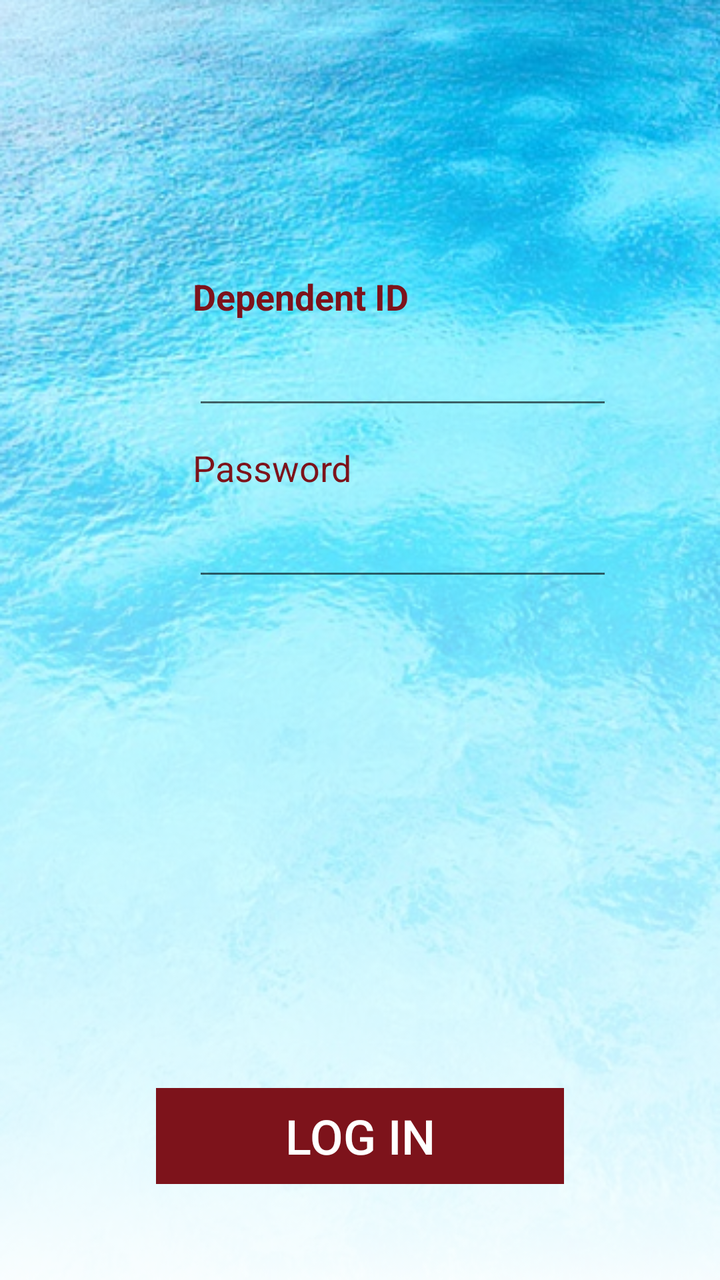
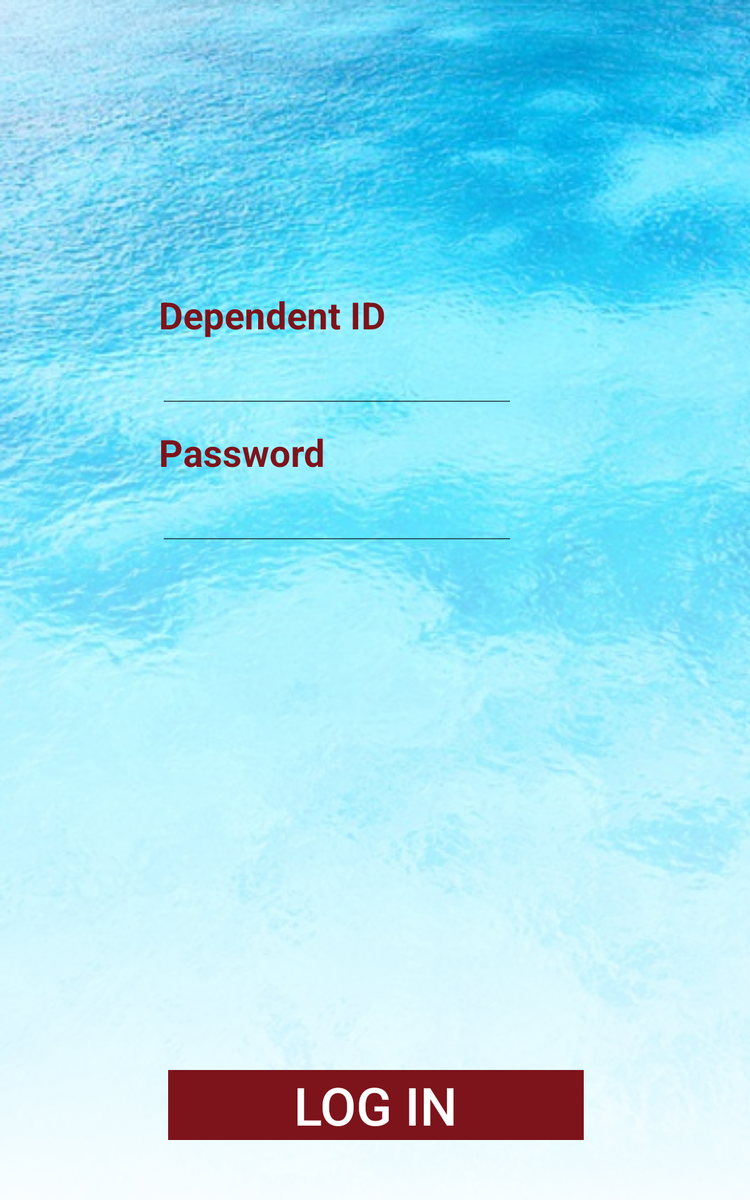

One screen, two layout resources from the same app: the default and the repository's alternative for another configuration. Each is rendered where Android would select it; the XML of both is given below.
<!-- AndroidManifest.xml: application theme AppTheme -->
<!-- res/layout/activity_login.xml -->
<?xml version="1.0" encoding="utf-8"?>
<android.support.constraint.ConstraintLayout xmlns:android="http://schemas.android.com/apk/res/android"
    xmlns:app="http://schemas.android.com/apk/res-auto"
    xmlns:tools="http://schemas.android.com/tools"
    android:layout_width="match_parent"
    android:layout_height="match_parent"
    android:background="@drawable/waterbgwhite"
    tools:context=".Activities.LoginActivity">

    <TextView
        android:id="@+id/tvEmail"
        android:layout_width="wrap_content"
        android:layout_height="wrap_content"
        android:layout_marginTop="12dp"
        android:text="@string/tv_passwd"
        android:textColor="@color/colorRedDark"
        android:textSize="18sp"
        app:layout_constraintStart_toStartOf="@+id/et_DependentDNI"
        app:layout_constraintTop_toBottomOf="@+id/et_DependentDNI" />

    <TextView
        android:id="@+id/tvDependentName"
        android:layout_width="wrap_content"
        android:layout_height="wrap_content"
        android:layout_marginStart="8dp"
        android:layout_marginTop="136dp"
        android:layout_marginEnd="8dp"
        android:layout_marginBottom="8dp"
        android:text="@string/tv_DNI"
        android:textColor="@color/colorRedDark"
        android:textSize="18sp"
        android:textStyle="bold"
        app:layout_constraintBottom_toTopOf="@+id/bt_register"
        app:layout_constraintEnd_toEndOf="parent"
        app:layout_constraintHorizontal_bias="0.374"
        app:layout_constraintStart_toStartOf="parent"
        app:layout_constraintTop_toTopOf="parent"
        app:layout_constraintVertical_bias="0.0" />

    <EditText
        android:id="@+id/et_DependentDNI"
        android:layout_width="wrap_content"
        android:layout_height="wrap_content"
        android:layout_marginTop="8dp"
        android:ems="10"
        android:inputType="textPersonName"
        app:layout_constraintStart_toStartOf="@+id/tvDependentName"
        app:layout_constraintTop_toBottomOf="@+id/tvDependentName" />

    <EditText
        android:id="@+id/et_password"
        android:layout_width="wrap_content"
        android:layout_height="wrap_content"
        android:layout_marginTop="8dp"
        android:ems="10"
        android:inputType="textPersonName|textPassword"
        app:layout_constraintStart_toStartOf="@+id/tvEmail"
        app:layout_constraintTop_toBottomOf="@+id/tvEmail" />

    <Button
        android:id="@+id/bt_register"
        style="@style/Widget.AppCompat.Button.Borderless"
        android:layout_width="204dp"
        android:layout_height="wrap_content"
        android:layout_marginStart="8dp"
        android:layout_marginEnd="8dp"
        android:layout_marginBottom="48dp"
        android:background="@color/colorRedDark"
        android:onClick="clickEvent"
        android:text="@string/bt_login"
        android:textColor="@android:color/background_light"
        android:textSize="24sp"
        app:layout_constraintBottom_toBottomOf="parent"
        app:layout_constraintEnd_toEndOf="parent"
        app:layout_constraintStart_toStartOf="parent" />


</android.support.constraint.ConstraintLayout>
<!-- resources referenced by this layout -->
<resources>
  <color name="colorRedDark">#7d131b</color>
  <!-- drawable waterbgwhite: png bitmap (drawable-hdpi, 367331 bytes) -->
  <string name="bt_login">Log In</string>
  <string name="tv_DNI">Dependent ID</string>
  <string name="tv_passwd">Password</string>
  <style name="AppTheme" parent="Theme.AppCompat.Light.DarkActionBar">
          
          <item name="colorPrimary">@color/colorPrimary</item>
          <item name="colorPrimaryDark">@color/colorPrimaryDark</item>
          <item name="colorAccent">@color/colorAccent</item>
          <item name="windowActionBar">false</item>
          <item name="windowNoTitle">true</item>
          <item name="android:windowAnimationStyle">@style/WindowAnimationTransaction</item>
          
      </style>
  <color name="colorPrimary">#c93eada2</color>
  <color name="colorPrimaryDark">#00574b</color>
  <color name="colorAccent">#bdd81b60</color>
  <style name="WindowAnimationTransaction">
          <item name="android:windowEnterAnimation">@android:anim/fade_in</item>
          <item name="android:windowExitAnimation">@android:anim/fade_out</item>
      </style>
</resources>
<!-- res/layout-sw600dp/activity_login.xml (the repository's variant of the layout above) -->
<!-- drawn on a 7-inch tablet held upright -->
<?xml version="1.0" encoding="utf-8"?>
<android.support.constraint.ConstraintLayout xmlns:android="http://schemas.android.com/apk/res/android"
    xmlns:app="http://schemas.android.com/apk/res-auto"
    xmlns:tools="http://schemas.android.com/tools"
    android:layout_width="match_parent"
    android:layout_height="match_parent"
    android:background="@drawable/waterbgwhite"
    tools:context=".Activities.LoginActivity">

    <TextView
        android:id="@+id/tvEmail"
        android:layout_width="wrap_content"
        android:layout_height="wrap_content"
        android:layout_marginTop="12dp"
        android:text="@string/tv_passwd"
        android:textColor="@color/colorRedDark"
        android:textSize="30sp"
        android:textStyle="bold"
        app:layout_constraintStart_toStartOf="@+id/et_DependentDNI"
        app:layout_constraintTop_toBottomOf="@+id/et_DependentDNI" />

    <TextView
        android:id="@+id/tvDependentName"
        android:layout_width="wrap_content"
        android:layout_height="wrap_content"
        android:layout_marginStart="8dp"
        android:layout_marginTop="8dp"
        android:layout_marginEnd="8dp"
        android:layout_marginBottom="8dp"
        android:text="@string/tv_DNI"
        android:textColor="@color/colorRedDark"
        android:textSize="30sp"
        android:textStyle="bold"
        app:layout_constraintBottom_toTopOf="@+id/bt_register"
        app:layout_constraintEnd_toStartOf="@+id/guideline18"
        app:layout_constraintHorizontal_bias="0.374"
        app:layout_constraintStart_toStartOf="@+id/guideline"
        app:layout_constraintTop_toTopOf="@+id/guideline16"
        app:layout_constraintVertical_bias="0.0" />

    <EditText
        android:id="@+id/et_DependentDNI"
        android:layout_width="wrap_content"
        android:layout_height="wrap_content"
        android:layout_marginTop="8dp"
        android:ems="10"
        android:inputType="textPersonName"
        android:textSize="24sp"
        app:layout_constraintStart_toStartOf="@+id/tvDependentName"
        app:layout_constraintTop_toBottomOf="@+id/tvDependentName" />

    <EditText
        android:id="@+id/et_password"
        android:layout_width="wrap_content"
        android:layout_height="wrap_content"
        android:layout_marginTop="8dp"
        android:ems="10"
        android:textSize="24sp"
        android:inputType="textPersonName|textPassword"
        app:layout_constraintStart_toStartOf="@+id/tvEmail"
        app:layout_constraintTop_toBottomOf="@+id/tvEmail" />

    <Button
        android:id="@+id/bt_register"
        style="@style/Widget.AppCompat.Button.Borderless"
        android:layout_width="0dp"
        android:layout_height="wrap_content"
        android:layout_marginStart="8dp"
        android:layout_marginEnd="8dp"
        android:layout_marginBottom="48dp"
        android:background="@color/colorRedDark"
        android:onClick="clickEvent"
        android:text="@string/bt_login"
        android:textColor="@android:color/background_light"
        android:textSize="42sp"
        app:layout_constraintBottom_toBottomOf="parent"
        app:layout_constraintEnd_toStartOf="@+id/guideline18"
        app:layout_constraintStart_toStartOf="@+id/guideline17" />

    <ProgressBar
        android:id="@+id/loginPb"
        style="?android:attr/progressBarStyle"
        android:layout_width="wrap_content"
        android:layout_height="wrap_content"
        android:layout_marginStart="8dp"
        android:layout_marginTop="8dp"
        android:layout_marginEnd="8dp"
        android:layout_marginBottom="8dp"
        android:visibility="invisible"
        app:layout_constraintBottom_toTopOf="@+id/bt_register"
        app:layout_constraintEnd_toEndOf="parent"
        app:layout_constraintStart_toStartOf="parent"
        app:layout_constraintTop_toBottomOf="@+id/et_password" />

    <android.support.constraint.Guideline
        android:id="@+id/guideline"
        android:layout_width="wrap_content"
        android:layout_height="wrap_content"
        android:orientation="vertical"
        app:layout_constraintGuide_percent="0.04" />

    <android.support.constraint.Guideline
        android:id="@+id/guideline12"
        android:layout_width="wrap_content"
        android:layout_height="wrap_content"
        android:orientation="vertical"
        app:layout_constraintGuide_percent="0.8359375" />

    <android.support.constraint.Guideline
        android:id="@+id/guideline16"
        android:layout_width="wrap_content"
        android:layout_height="wrap_content"
        android:orientation="horizontal"
        app:layout_constraintGuide_percent="0.23280424" />

    <android.support.constraint.Guideline
        android:id="@+id/guideline17"
        android:layout_width="wrap_content"
        android:layout_height="wrap_content"
        android:orientation="vertical"
        app:layout_constraintGuide_percent="0.2109375" />

    <android.support.constraint.Guideline
        android:id="@+id/guideline18"
        android:layout_width="wrap_content"
        android:layout_height="wrap_content"
        android:orientation="vertical"
        app:layout_constraintGuide_percent="0.7916667" />


</android.support.constraint.ConstraintLayout>
